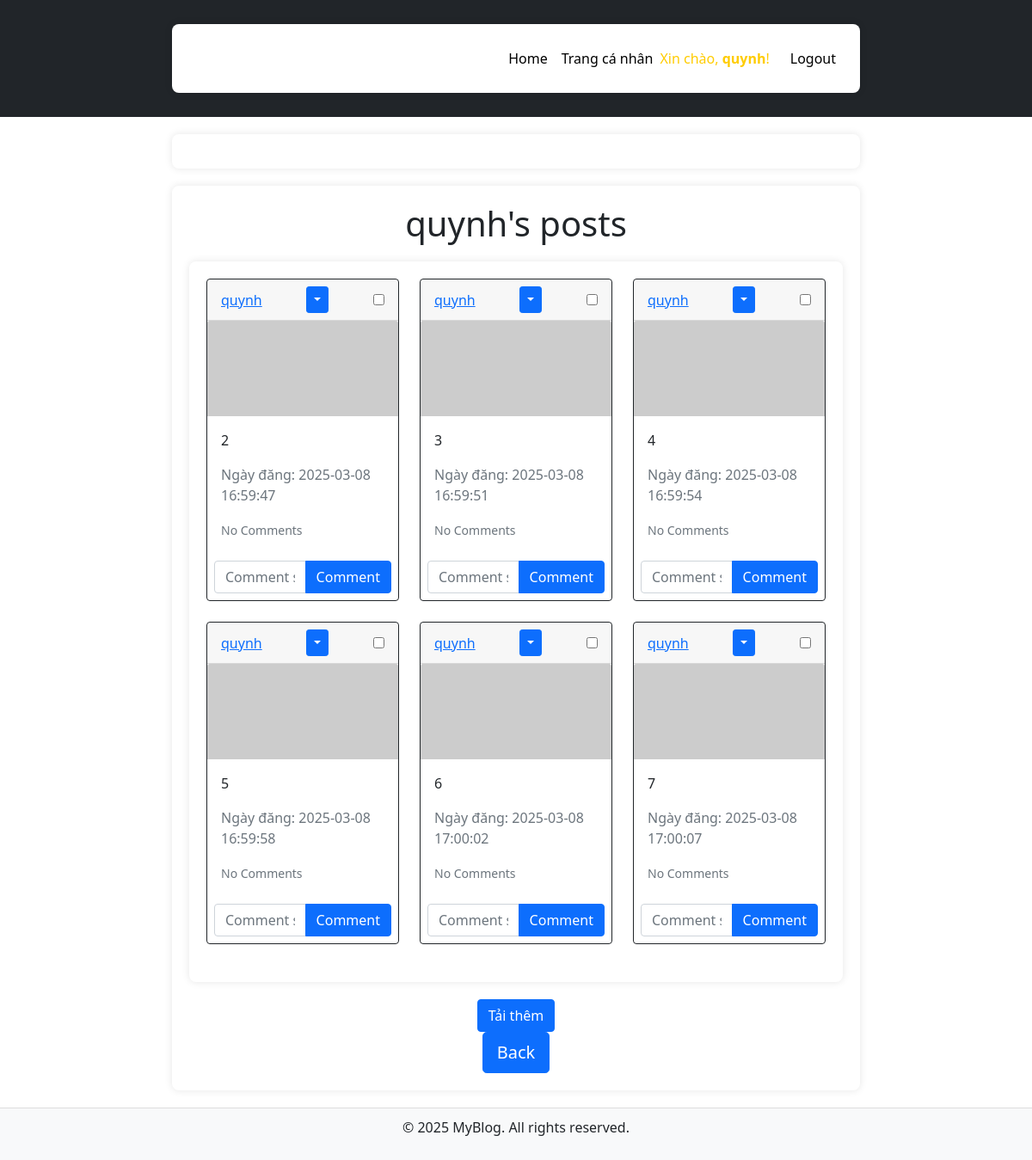
The page /posts/quynh (signed in) on the database its author committed.
### website/models.py (models this page shows)
class User(db.Model, UserMixin):
    id = db.Column(db.Integer, primary_key=True)
    email = db.Column(db.String(150), unique=True)
    username = db.Column(db.String(150), unique=True)
    password = db.Column(db.String(150))
    date_created = db.Column(db.DateTime(timezone=True), default=func.now())
    is_blocked = db.Column(db.Boolean, default=False)  # ✅ Thêm cột này
    is_admin = db.Column(db.Boolean, default=False)  # ✅ Thêm quyền admin
    posts = db.relationship('Post', backref='user', passive_deletes=True)
    comments = db.relationship('Comment', backref='user', passive_deletes=True)

class Post(db.Model):
    id = db.Column(db.Integer, primary_key=True)
    text = db.Column(db.Text, nullable=False)
    date_created = db.Column(db.DateTime(timezone=True), default=func.now())
    author = db.Column(db.Integer, db.ForeignKey(
        'user.id', ondelete="CASCADE"), nullable=False)
    comments = db.relationship('Comment', backref='post', passive_deletes=True)

### website/views.py (the view)
@views.route("/posts/<username>")
@login_required
def posts(username):
    user = User.query.filter_by(username=username).first()
    if not user:
        flash('No user with that username exists.', category='error')
        return redirect(url_for('views.home'))
    posts = user.posts
    return render_template("posts.html", user=current_user, posts=posts, username=username)

### website/__init__.py (called while the page is built)
def create_app():
    app = Flask(__name__)
    app.config['SECRET_KEY'] = "helloworld"
    app.config['SQLALCHEMY_DATABASE_URI'] = f'sqlite:///{DB_NAME}'
    db.init_app(app)
    migrate = Migrate(app, db)  # ✅ Khởi tạo Flask-Migrate
    from .models import User, Post
    from .views import views
    from .auth import auth
    from .admin import admin
    app.register_blueprint(views, url_prefix="/")
    app.register_blueprint(auth, url_prefix="/")
    app.register_blueprint(admin, url_prefix="/admin")
    create_database(app)  # ✅ Tạo database nếu chưa có
    login_manager = LoginManager()
    login_manager.login_view = "auth.login"
    login_manager.init_app(app)
    @login_manager.user_loader
    def load_user(id):
        return User.query.get(int(id))
    return app

### website/templates/posts.html (shortened to what this page needs)
{% extends "posts_div.html" %}  {% block header %} {{username}}'s posts {% endblock %} {% block footer %}
    <div align="center">
      <a href="/home"
        ><button type="button" class="btn btn-primary btn-lg">Back</button></a
      >
    </div>
    {% endblock %}

### website/templates/posts_div.html (shortened to what this page needs)
{% extends "base.html" %}
{% block content %}
  <h1 align="center">{% block header %}Posts{% endblock %}</h1>
  <div class="container">
    <div class="row" id="posts">
      {% for post in posts %}
      <div class="col-md-4 mb-4 post-item" style="display: none;">
        <div class="card border-dark">
          <div class="card-header d-flex justify-content-between align-items-center">
            <a href="/posts/{{ post.user.username }}">{{ post.user.username }}</a>
            {% if user.id == post.author %}
            <div class="btn-group">
              <button type="button" class="btn btn-sm btn-primary dropdown-toggle" data-bs-toggle="dropdown"></button>
            </div>
            {% endif %}
            <input type="checkbox" class="post-checkbox" value="{{ post.id }}" onchange="toggleDeleteButtons()">
          </div>
          <img src="https://picsum.photos/seed/{{ post.id }}/600/300" class="card-img-top" alt="Random Image">
          <div class="card-body">
            <p class="card-text">{{ post.text }}</p>
            <p class="text-muted">Ngày đăng: {{ post.date_created }}</p>
            {% if post.comments|length > 0 %}
            <a data-bs-toggle="collapse" href="#comments-{{ post.id }}" role="button">
              <small>View {{ post.comments|length }} Comments</small>
            </a>
            {% else %}
            <small class="text-muted">No Comments</small>
            {% endif %}
          </div>
          <form class="input-group p-2" method="POST" action="/create-comment/{{ post.id }}">
            <input type="text" name="text" class="form-control" placeholder="Comment something!" />
            <button type="submit" class="btn btn-primary">Comment</button>
          </form>
        </div>
      </div>
      {% endfor %}
    </div>
  </div>
  <div class="text-center mt-3">
    <button id="load-more-btn" class="btn btn-primary">Tải thêm</button>
  </div>
  {% block footer %}{% endblock %}
{% endblock %}

### website/templates/base.html (shortened to what this page needs)
<!DOCTYPE html>
<html lang="en">
  <head>
    <link
      href="https://cdn.jsdelivr.net/npm/bootstrap@5.0.2/dist/css/bootstrap.min.css"
      rel="stylesheet"
    />
  </head>
  <body>
    <nav class="navbar navbar-expand-lg navbar-dark bg-dark">
      <div class="container">
        <a class="navbar-brand" href="/">MyBlog</a>
        <div class="collapse navbar-collapse" id="navbar">
          <div class="navbar-nav ms-auto">
            <a class="nav-item nav-link" href="/home">Home</a>
            {% if user.is_authenticated %}
              <a class="nav-item nav-link" href="/profile">Trang cá nhân</a>
              <span class="navbar-text me-3" style="color: #ffcc00;">Xin chào, <strong>{{ user.username }}</strong>!</span>
              <a class="nav-item nav-link" href="/logout">Logout</a>
            {% else %}
              <a class="nav-item nav-link" href="/login">Login</a>
              <a class="nav-item nav-link" href="/sign-up">Sign Up</a>
            {% endif %}
          </div>
        </div>
      </div>
    </nav>
    <div class="container">
    </div>
    <div class="container">{% block content %}{% endblock %}</div>
    <div class="footer">
      <p>&copy; 2025 MyBlog. All rights reserved.</p>
    </div>
  </body>
</html>

### website/templates/base.html (style rules this page uses)
.container { max-width: 800px; margin: 20px auto; padding: 20px; background: #fff; box-shadow: 0 0 10px rgba(0, 0, 0, 0.1); border-radius: 8px; }
.navbar { margin-bottom: 20px; }
.footer { text-align: center; padding: 10px; margin-top: 20px; background: #f8f9fa; border-top: 1px solid #ddd; }
.navbar-dark .navbar-nav .nav-link { color: black !important; }

### rows shown on the page
User: username "quynh"
Post: user.username "quynh", text "2", date_created "2025-03-08 16:59:47"
Post: user.username "quynh", text "3", date_created "2025-03-08 16:59:51"
Post: user.username "quynh", text "4", date_created "2025-03-08 16:59:54"
Post: user.username "quynh", text "5", date_created "2025-03-08 16:59:58"
Post: user.username "quynh", text "6", date_created "2025-03-08 17:00:02"
Post: user.username "quynh", text "7", date_created "2025-03-08 17:00:07"
